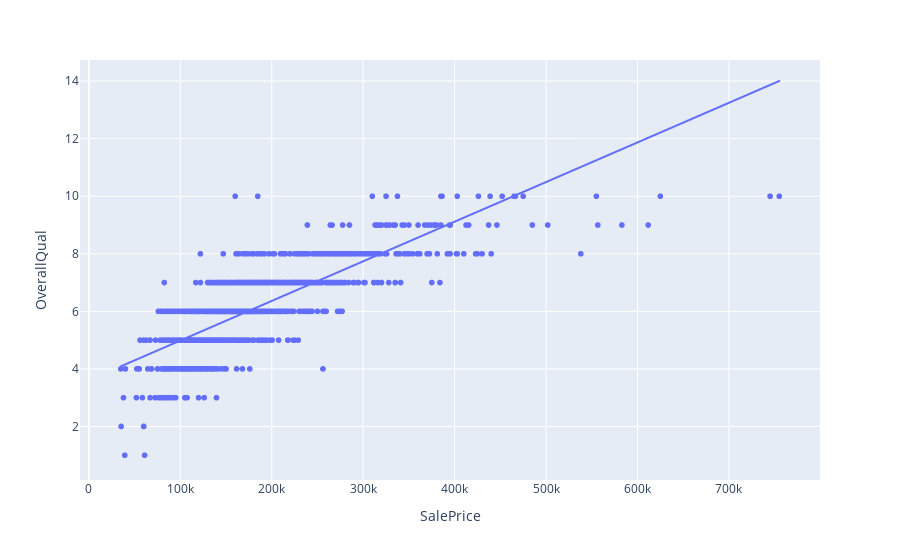

The notebook cell saved with this chart:
### Code cell
x = data_fts['SalePrice']
y = data_fts['OverallQual']
model = px.scatter(data_fts, x = x, y = y, trendline='ols')
model.show()

### Figure 1 — Plotly figure (JSON) as saved in the notebook; plotly's stock layout.template omitted (floating-point values rounded to 4 significant figures; data arrays with more than 128 entries replaced by an {"elided": "..."} marker saying what was removed)
{"data": [{"hovertemplate": "SalePrice=%{x}<br>OverallQual=%{y}<extra></extra>", "legendgroup": "", "marker": {"color": "#636efa", "symbol": "circle"}, "mode": "markers", "name": "", "showlegend": false, "type": "scattergl", "x": {"elided": "1460 int values"}, "xaxis": "x", "y": {"elided": "1460 int values"}, "yaxis": "y"}, {"hovertemplate": "<b>OLS trendline</b><br>OverallQual = 1.377e-05 * SalePrice + 3.60803<br>R<sup>2</sup>=0.625652<br><br>SalePrice=%{x}<br>OverallQual=%{y} <b>(trend)</b><extra></extra>", "legendgroup": "", "marker": {"color": "#636efa", "symbol": "circle"}, "mode": "lines", "name": "", "showlegend": false, "type": "scattergl", "x": {"elided": "1460 int values"}, "xaxis": "x", "y": {"elided": "1460 float values"}, "yaxis": "y"}], "layout": {"legend": {"tracegroupgap": 0}, "margin": {"t": 60}, "xaxis": {"anchor": "y", "domain": [0, 1], "title": {"text": "SalePrice"}}, "yaxis": {"anchor": "x", "domain": [0, 1], "title": {"text": "OverallQual"}}}}
